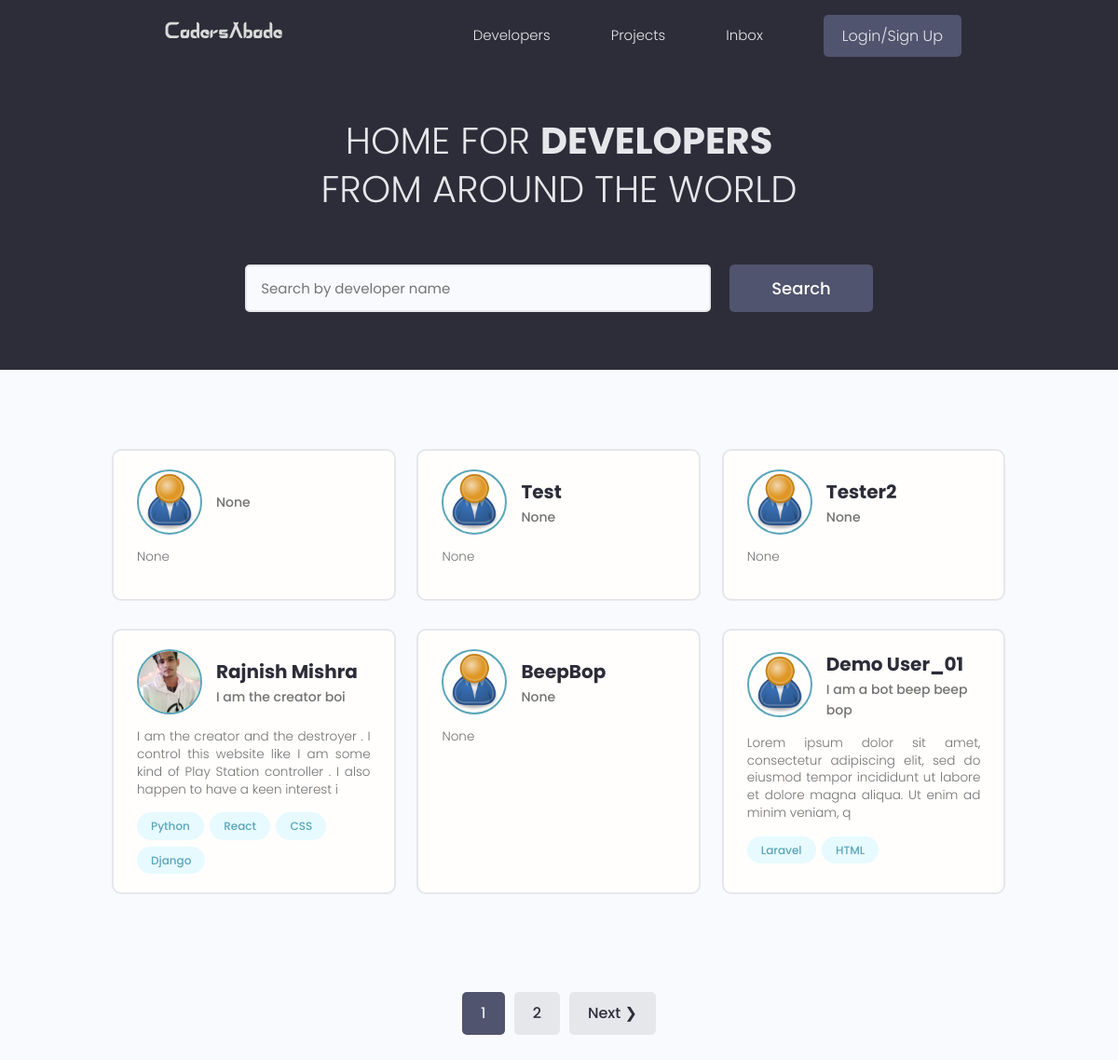
The page / on the database its author committed.
### users/models.py (models this page shows, shortened)
class Profile(models.Model):
    user = models.OneToOneField(User , on_delete = models.CASCADE , null=True , blank = True)
    name = models.CharField(max_length = 200 , blank=True , null = True)
    email = models.EmailField(max_length = 500 , blank =True , null=True)
    username = models.CharField(max_length = 200 , blank=True , null = True)
    location = models.CharField(max_length = 200 , blank=True , null = True)
    short_intro = models.CharField (max_length = 200 , blank = True , null=True)
    bio = models.TextField(blank=True, null=True)
    profile_image = models.ImageField(blank = True, null=True , upload_to='profiles/' , default = 'profiles/user-default.png')
    social_github = models.CharField(max_length = 200 , blank=True , null = True)
    social_youtube = models.CharField(max_length = 200 , blank=True , null = True)
    social_twitter = models.CharField(max_length = 200 , blank=True , null = True)
    social_linkedin = models.CharField(max_length = 200 , blank=True , null = True)
    social_website = models.CharField(max_length = 200 , blank=True , null = True)
    created = models.DateTimeField(auto_now_add=True)
    id = models.UUIDField(default = uuid.uuid4 , unique =True , primary_key = True , editable =False)

class Skill(models.Model):
    owner = models.ForeignKey(Profile , on_delete=models.CASCADE , blank =True , null=True)
    name = models.CharField(max_length=200 , blank=True , null=True)
    description=models.TextField(null=True, blank=True)
    created = models.DateTimeField(auto_now_add=True)
    id = models.UUIDField(default = uuid.uuid4 , unique =True , primary_key = True , editable =False)
    def __str__(self):
        return str(self.name)

### users/views.py (the view)
# urls.py: path('' , views.profiles , name ='profiles' ),
def profiles(request):
    profiles , search_query = searchProfiles(request)
    profiles , custom_range= paginateProfiles(request, profiles, 6)
    context ={'profiles': profiles , 'search_query': search_query, 'custom_range':custom_range}
    return render(request , 'users/profiles.html' , context)

### users/utils.py (called while the page is built)
def paginateProfiles(request , profiles, results):
    page = request.GET.get('page')
    paginator = Paginator(profiles , results)
    try:
        profiles = paginator.page(page)
    except PageNotAnInteger:
        page = 1
        profiles=paginator.page(page)
    except EmptyPage:
        page = paginator.num_pages
        profiles = paginator.page(page)
    left_index = (int(page)-3)
    if left_index < 1:
        left_index = 1
    right_index = (int(page)+4)
    if right_index > paginator.num_pages:
        right_index = paginator.num_pages + 1
    custom_range = range(left_index , right_index)
    return profiles , custom_range

def searchProfiles(request):
    search_query =''
    if request.GET.get('search_query'):
        search_query =request.GET.get('search_query')
    skills = Skill.objects.filter(name__icontains=search_query)
    profiles = Profile.objects.distinct().filter(
        Q(name__icontains=search_query)|
        Q(short_intro__icontains=search_query)|
        Q(skill__in=skills)
    )
    return profiles , search_query

### users/templates/users/profiles.html (shortened to what this page needs)
{% extends 'main.html' %}
{% block content %}
<main class="home">
    <section class="hero-section text-center">
      <div class="container container--narrow">
        <div class="hero-section__box">
          <h2>HOME FOR <span>DEVELOPERS</span></h2>
          <h2>FROM AROUND THE WORLD</h2>
        </div>
        <div class="hero-section__search">
          <form id="searchForm" class="form" action="{% url 'profiles' %}" method="get">
            <div class="form__field">
              <input class="input input--text" id="formInput#search" type="text" name="search_query" value="{{ search_query }}"
                placeholder="Search by developer name" />
            </div>
            <input class="btn btn--sub btn--lg" type="submit" value="Search" />
          </form>
        </div>
      </div>
    </section>
<section class="devlist">
    <div class="container">
      <div class="grid grid--three">
        {% for profile in profiles %}
        <div class="column card">
          <div class="dev">
            <a href="{% url 'profile' profile.id %}" class="card__body">
              <div class="dev__profile">
                <img class="avatar avatar--md" src="{{ profile.profile_image.url }}" alt="image" />
                <div class="dev__meta">
                  <h3>{{ profile.name }}</h3>
                  <h5>{{ profile.short_intro }}</h5>
                </div>
              </div>
              <p class="dev__info">
                {{ profile.bio|slice:"150" }}
              </p>
              <div class="dev__skills">
                {% for skill in profile.skill_set.all|slice:"5" %}
                <span class="tag tag--pill tag--main">
                  <small>{{skill}}</small>
                </span>
                {% endfor %}
              </div>
            </a>
          </div>
        </div>
        {% endfor %}
      </div>
    </div>
  </section>
  {% include 'pagination.html' with querySet=profiles custom_range=custom_range %}
  </main>
  {% endblock %}

### static/styles/app.css (style rules this page uses)
:root { --color-sub: #2d2d39; }
.btn--sub { background-color: var(--color-sub-light); }
.card { border: 2px solid var(--color-light); }
img { width: 100%; }
.hero-section { height: 40vh; display: flex; align-items: center; background-color: var(--color-sub); }
.hero-section__box { margin-bottom: 4rem; }
.hero-section__box > h2, .hero-section__box > h2 > span { font-size: 4rem; color: var(--color-light); line-height: 1.3; text-transform: uppercase; }
.hero-section__box > h2 { font-weight: 300; }
.hero-section__box > h2 > span { font-weight: 700; }
.hero-section__search > .form { display: flex; align-items: center; justify-content: center; gap: 2rem; }
.hero-section__search > .form input.input--text { width: 50rem; }
.devlist { margin-top: 8rem; }
.devlist .grid { align-items: stretch; }
.devlist .dev .dev__profile { display: flex; align-items: center; gap: 1.5rem; }
.devlist .dev .dev__meta h3 { color: var(--color-sub); font-size: 2rem; font-weight: 700; }
.devlist .dev .dev__meta h5 { color: var(--color-text); font-size: 1.4rem; font-weight: 500; }
.devlist .dev .dev__info { margin: 1.5rem 0; font-size: 1.35rem; line-height: 1.4; text-align: justify; }

### static/uikit/styles/modules/_variables.css (style rules this page uses)
:root { --color-main: #5aa5b9; --color-main-light: #e6faff; --color-sub: #3f4156; --color-sub-light: #51546e; --color-sub-lighter: #ededfd; --color-text: #737373; --color-gray: #8b8b8b; --color-light: #e5e7eb; --color-light-gray: #767676; --color-bg: #f8fafd; --color-white: #fffefd; --color-white-light: #f3f3f3; --color-success: #359e64; --color-success-bg: #def8e8; --color-error: #fc4b0b; --color-error-bg: #fff2ee; --font-base: 'Poppins', arial, helvetica, 'Segoe UI', roboto, ubuntu, sans-serif; --font-monospace: 'Fira Code', 'Courier New', courier, monospace; --font-regular: 300; --font-medium: 500; --font-bold: 700; --generic-shadow: 1px 1px 5px #00000010; --generic-transition: all 0.3s ease-in-out; }

### static/uikit/styles/modules/_base.css (style rules this page uses)
* { margin: 0; padding: 0; box-sizing: border-box; text-rendering: optimizeLegibility; color: inherit; font-size: inherit; }
html { font-size: 50%; }
@media only screen and (min-width: 480px) { html { font-size: 56.25%; } }
@media only screen and (min-width: 1200px) { html { font-size: 62.5%; } }
body { line-height: 1.6; font-weight: 400; font-size: 1.5rem; color: var(--color-text); background-color: var(--color-bg); min-height: 100vh; }

### static/uikit/styles/modules/_typography.css (style rules this page uses)
* { font-family: var(--font-base); }
h2 { font-size: 3.6rem; font-weight: var(--font-bold); }
h3 { font-size: 3.2rem; font-weight: var(--font-medium); }
h5 { font-size: 2.4rem; font-weight: var(--font-medium); }
h5, h6 { font-weight: var(--font-regular); }
p, span, strong { font-size: 1.6rem; color: var(--color-text); font-weight: var(--font-regular); }
a { padding-bottom: 2px; text-decoration: none; display: inline-block; color: var(--color-main); font-weight: var(--font-medium); }

### static/uikit/styles/modules/_utilities.css (style rules this page uses)
.container { width: 92%; max-width: 165rem; margin: 0 auto; box-sizing: border-box; }
.container--narrow { width: 92%; max-width: 120rem; }
@media screen and (min-width: 1000px) { .container { width: 90%; } }
@media screen and (min-width: 1000px) { .container--narrow { width: 85%; } }
@media screen and (min-width: 1200px) { .container { width: 80%; } }
@media screen and (min-width: 1200px) { .container--narrow { width: 72%; } }
.text-center { text-align: center; }

### static/uikit/styles/modules/_avatar.css (style rules this page uses)
.avatar { border-radius: 50%; border: 2px solid var(--color-main); object-fit: cover; }
.avatar--md { height: 7rem; width: 7rem; }

### static/uikit/styles/modules/_button.css (style rules this page uses)
.btn { display: inline-block; position: relative; cursor: pointer; background-color: var(--color-light); font-weight: var(--font-medium); color: var(--color-sub); text-decoration: none; padding: 1rem 2rem; border-radius: 0.5rem; border: none; width: -webkit-fit-content; width: -moz-fit-content; width: fit-content; height: -webkit-fit-content; height: -moz-fit-content; height: fit-content; font-size: 1.6rem; outline-width: 0; outline-color: transparent; -webkit-backface-visibility: hidden; backface-visibility: hidden; transition: all 0.3s ease-in-out; }
.btn--sub { background-color: var(--color-sub); color: var(--color-white); }
.btn--lg { font-size: 1.8rem; padding: 1.2rem 4.5rem; }

### static/uikit/styles/modules/_card.css (style rules this page uses)
.card { border-radius: 1rem; background-color: var(--color-white); border: 1.5px solid var(--color-light); width: auto; height: auto; margin-top: 0.5rem; margin-bottom: 0.5rem; overflow: hidden; }
.card__body, .card__header { padding: 2rem 2.5rem; }

### rows shown on the page
Profile: profile_image (placeholder picture), short_intro "None", bio "None"
Profile: profile_image (placeholder picture), name "Test", short_intro "None", bio "None"
Profile: profile_image (placeholder picture), name "Tester2", short_intro "None", bio "None"
Profile: profile_image (picture), name "Rajnish Mishra", short_intro "I am the creator boi", bio "I am the creator and the destroyer . I control this website like I am some kind of Play Station controller . I also happen to have a keen interest i"
Skill: name "Python"
Skill: name "React"
Skill: name "CSS"
Skill: name "Django"
Profile: profile_image (placeholder picture), name "BeepBop", short_intro "None", bio "None"
Profile: profile_image (placeholder picture), name "Demo User_01", short_intro "I am a bot beep beep bop", bio "Lorem ipsum dolor sit amet, consectetur adipiscing elit, sed do eiusmod tempor incididunt ut labore et dolore magna aliqua. Ut enim ad minim veniam, q"
Skill: name "Laravel"
Skill: name "HTML"

### other values the page prints
{{ page }} "1"
{{ page }} "2"
